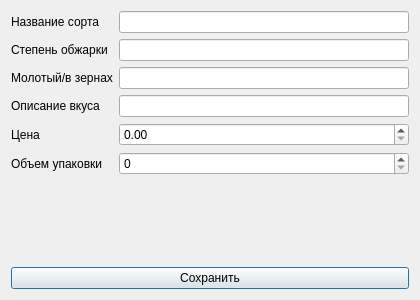
<?xml version="1.0" encoding="UTF-8"?>
<ui version="4.0">
 <class>AddEditCoffeeForm</class>
 <widget class="QDialog" name="AddEditCoffeeForm">
  <property name="geometry">
   <rect>
    <x>0</x>
    <y>0</y>
    <width>420</width>
    <height>300</height>
   </rect>
  </property>
  <property name="windowTitle">
   <string>Добавить / редактировать запись</string>
  </property>
  <layout class="QVBoxLayout" name="verticalLayout">
   <item>
    <layout class="QFormLayout" name="formLayout">
     <item row="0" column="0">
      <widget class="QLabel" name="labelSort">
       <property name="text">
        <string>Название сорта</string>
       </property>
      </widget>
     </item>
     <item row="0" column="1">
      <widget class="QLineEdit" name="sortNameEdit"/>
     </item>
     <item row="1" column="0">
      <widget class="QLabel" name="labelRoast">
       <property name="text">
        <string>Степень обжарки</string>
       </property>
      </widget>
     </item>
     <item row="1" column="1">
      <widget class="QLineEdit" name="roastDegreeEdit"/>
     </item>
     <item row="2" column="0">
      <widget class="QLabel" name="labelType">
       <property name="text">
        <string>Молотый/в зернах</string>
       </property>
      </widget>
     </item>
     <item row="2" column="1">
      <widget class="QLineEdit" name="groundOrBeansEdit"/>
     </item>
     <item row="3" column="0">
      <widget class="QLabel" name="labelTaste">
       <property name="text">
        <string>Описание вкуса</string>
       </property>
      </widget>
     </item>
     <item row="3" column="1">
      <widget class="QLineEdit" name="tasteDescriptionEdit"/>
     </item>
     <item row="4" column="0">
      <widget class="QLabel" name="labelPrice">
       <property name="text">
        <string>Цена</string>
       </property>
      </widget>
     </item>
     <item row="4" column="1">
      <widget class="QDoubleSpinBox" name="priceSpinBox">
       <property name="maximum">
        <double>1000000.000000000000000</double>
       </property>
      </widget>
     </item>
     <item row="5" column="0">
      <widget class="QLabel" name="labelVolume">
       <property name="text">
        <string>Объем упаковки</string>
       </property>
      </widget>
     </item>
     <item row="5" column="1">
      <widget class="QSpinBox" name="packageVolumeSpinBox">
       <property name="maximum">
        <number>1000000</number>
       </property>
      </widget>
     </item>
    </layout>
   </item>
   <item>
    <widget class="QPushButton" name="saveButton">
     <property name="text">
      <string>Сохранить</string>
     </property>
    </widget>
   </item>
  </layout>
 </widget>
 <resources/>
 <connections/>
</ui>
